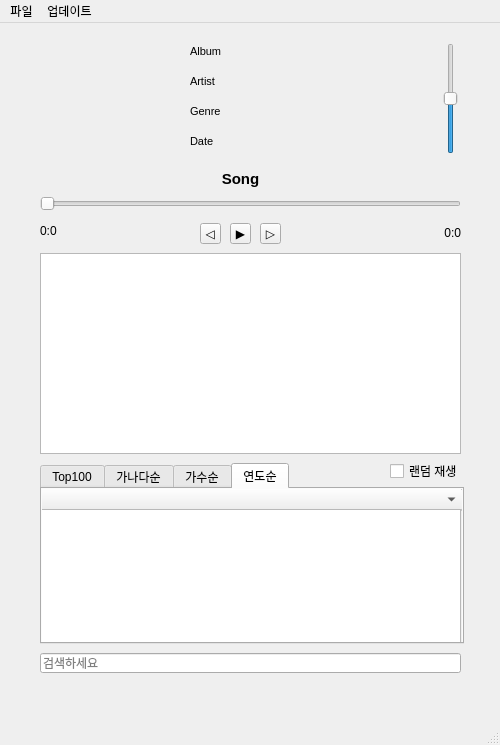
<?xml version="1.0" encoding="UTF-8"?>
<ui version="4.0">
 <class>MusicPlayer</class>
 <widget class="QMainWindow" name="MusicPlayer">
  <property name="enabled">
   <bool>true</bool>
  </property>
  <property name="geometry">
   <rect>
    <x>0</x>
    <y>0</y>
    <width>500</width>
    <height>741</height>
   </rect>
  </property>
  <property name="windowTitle">
   <string>MusicPlayer</string>
  </property>
  <widget class="QWidget" name="centralwidget">
   <property name="enabled">
    <bool>true</bool>
   </property>
   <property name="minimumSize">
    <size>
     <width>500</width>
     <height>700</height>
    </size>
   </property>
   <property name="maximumSize">
    <size>
     <width>500</width>
     <height>700</height>
    </size>
   </property>
   <widget class="QLabel" name="Text_Album">
    <property name="geometry">
     <rect>
      <x>190</x>
      <y>20</y>
      <width>241</width>
      <height>16</height>
     </rect>
    </property>
    <property name="font">
     <font>
      <pointsize>8</pointsize>
     </font>
    </property>
    <property name="text">
     <string>Album</string>
    </property>
   </widget>
   <widget class="QLabel" name="Text_Artist">
    <property name="geometry">
     <rect>
      <x>190</x>
      <y>50</y>
      <width>241</width>
      <height>16</height>
     </rect>
    </property>
    <property name="font">
     <font>
      <pointsize>8</pointsize>
     </font>
    </property>
    <property name="text">
     <string>Artist</string>
    </property>
   </widget>
   <widget class="QLabel" name="Text_Genre">
    <property name="geometry">
     <rect>
      <x>190</x>
      <y>80</y>
      <width>241</width>
      <height>16</height>
     </rect>
    </property>
    <property name="font">
     <font>
      <pointsize>8</pointsize>
     </font>
    </property>
    <property name="text">
     <string>Genre</string>
    </property>
   </widget>
   <widget class="QLabel" name="Text_Date">
    <property name="geometry">
     <rect>
      <x>190</x>
      <y>110</y>
      <width>241</width>
      <height>16</height>
     </rect>
    </property>
    <property name="font">
     <font>
      <pointsize>8</pointsize>
     </font>
    </property>
    <property name="text">
     <string>Date</string>
    </property>
   </widget>
   <widget class="QLabel" name="Text_Title">
    <property name="geometry">
     <rect>
      <x>30</x>
      <y>130</y>
      <width>421</width>
      <height>51</height>
     </rect>
    </property>
    <property name="font">
     <font>
      <pointsize>11</pointsize>
      <weight>75</weight>
      <bold>true</bold>
     </font>
    </property>
    <property name="text">
     <string>Song</string>
    </property>
    <property name="alignment">
     <set>Qt::AlignCenter</set>
    </property>
    <property name="wordWrap">
     <bool>true</bool>
    </property>
   </widget>
   <widget class="QToolButton" name="Button_Play">
    <property name="geometry">
     <rect>
      <x>230</x>
      <y>200</y>
      <width>21</width>
      <height>21</height>
     </rect>
    </property>
    <property name="text">
     <string>▶</string>
    </property>
    <property name="arrowType">
     <enum>Qt::NoArrow</enum>
    </property>
   </widget>
   <widget class="QToolButton" name="Button_Next">
    <property name="geometry">
     <rect>
      <x>260</x>
      <y>200</y>
      <width>21</width>
      <height>21</height>
     </rect>
    </property>
    <property name="text">
     <string>▷</string>
    </property>
    <property name="toolButtonStyle">
     <enum>Qt::ToolButtonIconOnly</enum>
    </property>
    <property name="arrowType">
     <enum>Qt::NoArrow</enum>
    </property>
   </widget>
   <widget class="QToolButton" name="Button_Back">
    <property name="geometry">
     <rect>
      <x>200</x>
      <y>200</y>
      <width>21</width>
      <height>21</height>
     </rect>
    </property>
    <property name="text">
     <string>◁</string>
    </property>
    <property name="toolButtonStyle">
     <enum>Qt::ToolButtonIconOnly</enum>
    </property>
    <property name="arrowType">
     <enum>Qt::NoArrow</enum>
    </property>
   </widget>
   <widget class="QLabel" name="AlbumArt">
    <property name="geometry">
     <rect>
      <x>40</x>
      <y>20</y>
      <width>110</width>
      <height>110</height>
     </rect>
    </property>
    <property name="lineWidth">
     <number>1</number>
    </property>
    <property name="text">
     <string/>
    </property>
   </widget>
   <widget class="QListWidget" name="Lyrics">
    <property name="geometry">
     <rect>
      <x>40</x>
      <y>230</y>
      <width>421</width>
      <height>201</height>
     </rect>
    </property>
    <property name="editTriggers">
     <set>QAbstractItemView::NoEditTriggers</set>
    </property>
    <property name="showDropIndicator" stdset="0">
     <bool>false</bool>
    </property>
    <property name="selectionMode">
     <enum>QAbstractItemView::NoSelection</enum>
    </property>
   </widget>
   <widget class="QSlider" name="Slider">
    <property name="geometry">
     <rect>
      <x>40</x>
      <y>170</y>
      <width>421</width>
      <height>22</height>
     </rect>
    </property>
    <property name="minimum">
     <number>0</number>
    </property>
    <property name="singleStep">
     <number>0</number>
    </property>
    <property name="value">
     <number>0</number>
    </property>
    <property name="orientation">
     <enum>Qt::Horizontal</enum>
    </property>
    <property name="tickInterval">
     <number>0</number>
    </property>
   </widget>
   <widget class="QLabel" name="Text_Time">
    <property name="geometry">
     <rect>
      <x>420</x>
      <y>200</y>
      <width>41</width>
      <height>20</height>
     </rect>
    </property>
    <property name="text">
     <string>0:0</string>
    </property>
    <property name="alignment">
     <set>Qt::AlignRight|Qt::AlignTrailing|Qt::AlignVCenter</set>
    </property>
   </widget>
   <widget class="QLabel" name="Text_Time_0">
    <property name="geometry">
     <rect>
      <x>40</x>
      <y>200</y>
      <width>41</width>
      <height>16</height>
     </rect>
    </property>
    <property name="text">
     <string>0:0</string>
    </property>
    <property name="alignment">
     <set>Qt::AlignLeading|Qt::AlignLeft|Qt::AlignVCenter</set>
    </property>
   </widget>
   <widget class="QLineEdit" name="lineEdit">
    <property name="geometry">
     <rect>
      <x>40</x>
      <y>630</y>
      <width>421</width>
      <height>20</height>
     </rect>
    </property>
    <property name="inputMask">
     <string/>
    </property>
    <property name="maxLength">
     <number>32767</number>
    </property>
    <property name="dragEnabled">
     <bool>true</bool>
    </property>
    <property name="placeholderText">
     <string>검색하세요</string>
    </property>
   </widget>
   <widget class="QTabWidget" name="Tap_List">
    <property name="geometry">
     <rect>
      <x>40</x>
      <y>440</y>
      <width>424</width>
      <height>181</height>
     </rect>
    </property>
    <property name="currentIndex">
     <number>3</number>
    </property>
    <property name="tabsClosable">
     <bool>false</bool>
    </property>
    <widget class="QWidget" name="MelonTopChart">
     <attribute name="title">
      <string>Top100</string>
     </attribute>
     <widget class="QListWidget" name="ChartList">
      <property name="geometry">
       <rect>
        <x>0</x>
        <y>0</y>
        <width>419</width>
        <height>161</height>
       </rect>
      </property>
      <property name="minimumSize">
       <size>
        <width>256</width>
        <height>0</height>
       </size>
      </property>
      <property name="autoFillBackground">
       <bool>true</bool>
      </property>
      <property name="frameShape">
       <enum>QFrame::NoFrame</enum>
      </property>
      <property name="frameShadow">
       <enum>QFrame::Sunken</enum>
      </property>
      <property name="editTriggers">
       <set>QAbstractItemView::DoubleClicked</set>
      </property>
     </widget>
    </widget>
    <widget class="QWidget" name="OrderedByABC">
     <attribute name="title">
      <string>가나다순</string>
     </attribute>
     <widget class="QListWidget" name="ABCList">
      <property name="geometry">
       <rect>
        <x>0</x>
        <y>0</y>
        <width>419</width>
        <height>161</height>
       </rect>
      </property>
      <property name="minimumSize">
       <size>
        <width>256</width>
        <height>0</height>
       </size>
      </property>
      <property name="autoFillBackground">
       <bool>true</bool>
      </property>
      <property name="frameShape">
       <enum>QFrame::NoFrame</enum>
      </property>
      <property name="frameShadow">
       <enum>QFrame::Sunken</enum>
      </property>
      <property name="editTriggers">
       <set>QAbstractItemView::DoubleClicked</set>
      </property>
     </widget>
    </widget>
    <widget class="QWidget" name="OrderedBySinger">
     <attribute name="title">
      <string>가수순</string>
     </attribute>
     <widget class="QListWidget" name="SingerList">
      <property name="geometry">
       <rect>
        <x>0</x>
        <y>0</y>
        <width>419</width>
        <height>161</height>
       </rect>
      </property>
      <property name="minimumSize">
       <size>
        <width>256</width>
        <height>0</height>
       </size>
      </property>
      <property name="autoFillBackground">
       <bool>true</bool>
      </property>
      <property name="frameShape">
       <enum>QFrame::NoFrame</enum>
      </property>
      <property name="frameShadow">
       <enum>QFrame::Sunken</enum>
      </property>
      <property name="editTriggers">
       <set>QAbstractItemView::DoubleClicked</set>
      </property>
     </widget>
    </widget>
    <widget class="QWidget" name="OrderedByYear">
     <property name="autoFillBackground">
      <bool>true</bool>
     </property>
     <attribute name="title">
      <string>연도순</string>
     </attribute>
     <widget class="QComboBox" name="Combo_Year">
      <property name="geometry">
       <rect>
        <x>-3</x>
        <y>-1</y>
        <width>424</width>
        <height>23</height>
       </rect>
      </property>
     </widget>
     <widget class="QListWidget" name="YearList">
      <property name="geometry">
       <rect>
        <x>-2</x>
        <y>20</y>
        <width>421</width>
        <height>141</height>
       </rect>
      </property>
     </widget>
    </widget>
   </widget>
   <widget class="QCheckBox" name="Check_Random">
    <property name="geometry">
     <rect>
      <x>390</x>
      <y>440</y>
      <width>81</width>
      <height>16</height>
     </rect>
    </property>
    <property name="text">
     <string>랜덤 재생</string>
    </property>
   </widget>
   <widget class="QSlider" name="Volume">
    <property name="geometry">
     <rect>
      <x>440</x>
      <y>20</y>
      <width>21</width>
      <height>111</height>
     </rect>
    </property>
    <property name="minimum">
     <number>0</number>
    </property>
    <property name="singleStep">
     <number>0</number>
    </property>
    <property name="value">
     <number>50</number>
    </property>
    <property name="orientation">
     <enum>Qt::Vertical</enum>
    </property>
    <property name="tickInterval">
     <number>0</number>
    </property>
   </widget>
  </widget>
  <widget class="QMenuBar" name="menubar">
   <property name="geometry">
    <rect>
     <x>0</x>
     <y>0</y>
     <width>500</width>
     <height>21</height>
    </rect>
   </property>
   <property name="defaultUp">
    <bool>false</bool>
   </property>
   <widget class="QMenu" name="Files">
    <property name="title">
     <string>파일</string>
    </property>
    <addaction name="Download"/>
    <addaction name="OpenInfoFolder"/>
    <addaction name="OpenFolder"/>
   </widget>
   <widget class="QMenu" name="Updates">
    <property name="title">
     <string>업데이트</string>
    </property>
    <addaction name="TagUpdate"/>
    <addaction name="FileUpdate"/>
   </widget>
   <addaction name="Files"/>
   <addaction name="Updates"/>
  </widget>
  <widget class="QStatusBar" name="statusbar"/>
  <action name="Download">
   <property name="text">
    <string>멜론 Top 100 다운로드</string>
   </property>
  </action>
  <action name="OpenFolder">
   <property name="text">
    <string>폴더 열기</string>
   </property>
  </action>
  <action name="TagUpdate">
   <property name="text">
    <string>앨범 태그 업데이트</string>
   </property>
  </action>
  <action name="FileUpdate">
   <property name="text">
    <string>파일 목록 업데이트</string>
   </property>
  </action>
  <action name="OpenInfoFolder">
   <property name="text">
    <string>Info 폴더 열기</string>
   </property>
  </action>
 </widget>
 <resources/>
 <connections/>
</ui>
